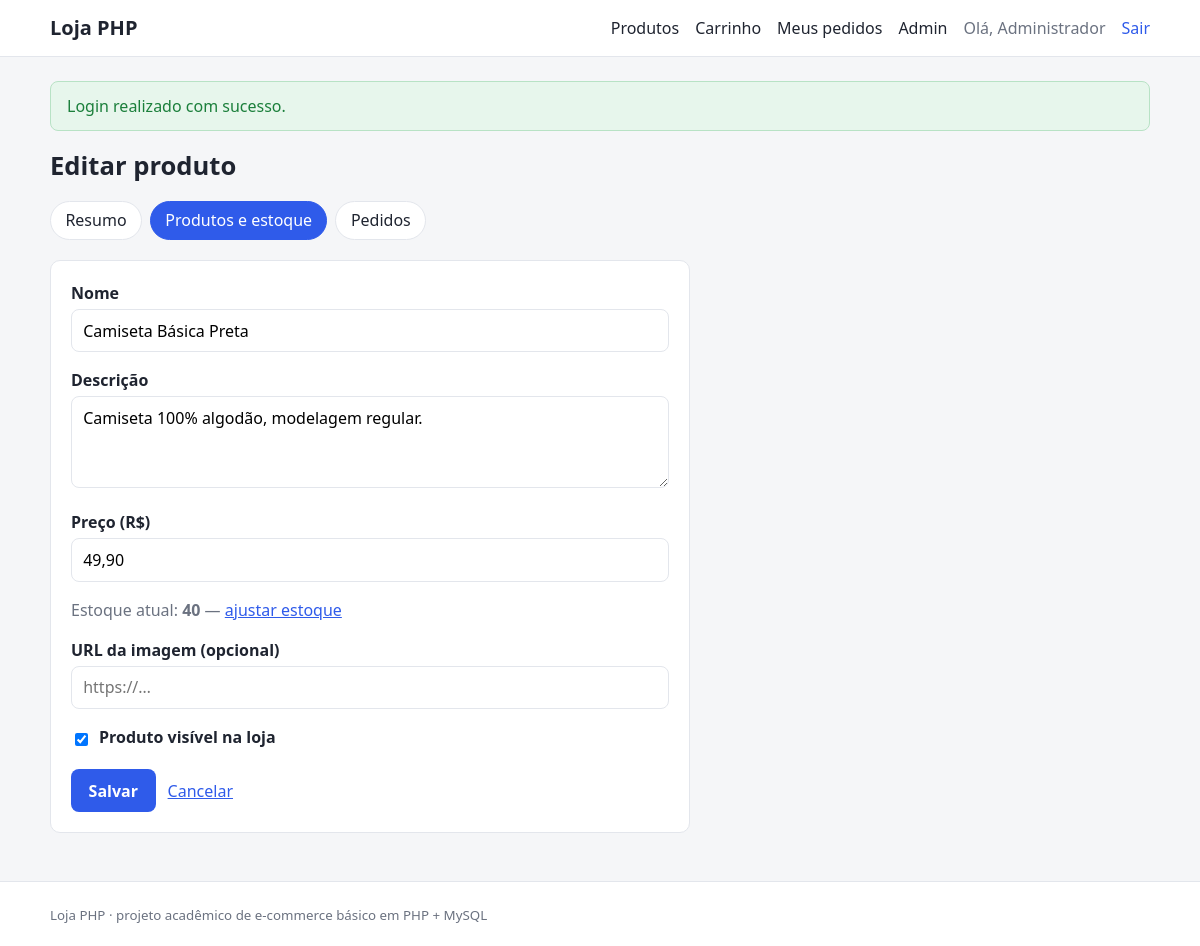
Page /admin/product_form.php?id=1 (signed in) on the committed database.
### tables this page shows
CREATE TABLE IF NOT EXISTS users (
    id            INT UNSIGNED NOT NULL AUTO_INCREMENT,
    name          VARCHAR(100) NOT NULL,
    email         VARCHAR(150) NOT NULL,
    password_hash VARCHAR(255) NOT NULL,
    role          ENUM('customer', 'admin') NOT NULL DEFAULT 'customer',
    created_at    TIMESTAMP NOT NULL DEFAULT CURRENT_TIMESTAMP,
    PRIMARY KEY (id),
    UNIQUE KEY uq_users_email (email)
);

CREATE TABLE IF NOT EXISTS products (
    id          INT UNSIGNED NOT NULL AUTO_INCREMENT,
    name        VARCHAR(150) NOT NULL,
    description TEXT NULL,
    price       DECIMAL(10,2) NOT NULL,
    stock       INT UNSIGNED NOT NULL DEFAULT 0,
    image_url   VARCHAR(255) NULL,
    active      TINYINT(1) NOT NULL DEFAULT 1,
    created_at  TIMESTAMP NOT NULL DEFAULT CURRENT_TIMESTAMP,
    updated_at  TIMESTAMP NOT NULL DEFAULT CURRENT_TIMESTAMP ON UPDATE CURRENT_TIMESTAMP,
    PRIMARY KEY (id),
    KEY idx_products_active (active),
    CONSTRAINT chk_products_price CHECK (price >= 0)
);

### src/db.php (called while the page is built, shortened)
<?php
function db(): PDO
{
    static $pdo = null;
    if ($pdo === null) {
        $c   = config('db');
        $dsn = sprintf(
            'mysql:host=%s;port=%s;dbname=%s;charset=%s',
            $c['host'],
            $c['port'],
            $c['name'],
            $c['charset']
        );
        $pdo = new PDO($dsn, $c['user'], $c['pass'], [
            PDO::ATTR_ERRMODE            => PDO::ERRMODE_EXCEPTION,
            PDO::ATTR_DEFAULT_FETCH_MODE => PDO::FETCH_ASSOC,
            PDO::ATTR_EMULATE_PREPARES   => false,
        ]);
    }
    return $pdo;
}

### src/auth.php (called while the page is built, shortened)
<?php
function current_user(): ?array
{
    static $user = false;
    if ($user === false) {
        $user = null;
        if (!empty($_SESSION['user_id'])) {
            $st = db()->prepare('SELECT id, name, email, role FROM users WHERE id = ?');
            $st->execute([(int) $_SESSION['user_id']]);
            $user = $st->fetch() ?: null;
        }
    }
    return $user;
}
function require_login(?string $returnTo = null): array
{
    $user = current_user();
    return $user;
}
function require_admin(): array
{
    $user = require_login();
    return $user;
}

### public/admin/product_form.php (the view, shortened to what this page needs)
<?php
$admin = require_admin();
$id      = input_int($_GET, 'id');
$product = null;
if ($id !== null) {
    $st = db()->prepare('SELECT * FROM products WHERE id = ?');
    $st->execute([$id]);
    $product = $st->fetch();
}
$values = [
    'name'        => $product['name'] ?? '',
    'description' => $product['description'] ?? '',
    'price'       => $product ? number_format((float) $product['price'], 2, ',', '') : '',
    'stock'       => '0',
    'image_url'   => $product['image_url'] ?? '',
    'active'      => $product ? (bool) $product['active'] : true,
];
$title = $product ? 'Editar produto' : 'Novo produto';
render_header($title);
?>
<h1><?= e($title) ?></h1>
<form method="post" class="card form form--wide" novalidate>
    <div class="field">
        <label for="name">Nome</label>
        <input type="text" id="name" name="name" value="<?= e($values['name']) ?>" required maxlength="150">
    </div>
    <div class="field">
        <label for="description">Descrição</label>
        <textarea id="description" name="description" rows="3" maxlength="2000"><?= e($values['description']) ?></textarea>
    </div>
    <div class="field">
        <label for="price">Preço (R$)</label>
        <input type="text" id="price" name="price" value="<?= e($values['price']) ?>" required inputmode="decimal" placeholder="49,90">
    </div>
    <?php if ($product === null): ?>
        <div class="field">
            <label for="stock">Estoque inicial</label>
            <input type="number" id="stock" name="stock" value="<?= e($values['stock']) ?>" min="0" max="1000000" required>
        </div>
    <?php else: ?>
        <p class="muted">
            Estoque atual: <strong><?= (int) $product['stock'] ?></strong> —
            <a href="<?= e(url('/admin/stock.php?id=' . (int) $product['id'])) ?>">ajustar estoque</a>
        </p>
    <?php endif; ?>
    <div class="field">
        <label for="image_url">URL da imagem (opcional)</label>
        <input type="url" id="image_url" name="image_url" value="<?= e($values['image_url']) ?>" maxlength="255" placeholder="https://…">
    </div>
    <div class="field checkbox">
        <input type="checkbox" id="active" name="active" value="1" <?= $values['active'] ? 'checked' : '' ?>>
        <label for="active">Produto visível na loja</label>
    </div>
    <div class="actions">
        <button type="submit" class="btn">Salvar</button>
        <a href="<?= e(url('/admin/products.php')) ?>">Cancelar</a>
    </div>
</form>

### src/views/header.php (shortened to what this page needs)
<?php
$user      = current_user();
$cartCount = $user ? cart_count((int) $user['id']) : 0;
?>
<!doctype html>
<html lang="pt-BR">
<head>
    <link rel="stylesheet" href="<?= e(url('/assets/style.css')) ?>">
</head>
<body>
<header class="topbar">
    <div class="container topbar__inner">
        <a class="brand" href="<?= e(url('/')) ?>"><?= e(app_name()) ?></a>
        <nav class="nav" aria-label="Principal">
            <a href="<?= e(url('/')) ?>">Produtos</a>
            <?php if ($user): ?>
                <a href="<?= e(url('/cart.php')) ?>">Carrinho<?php if ($cartCount > 0): ?> <span class="pill"><?= $cartCount ?></span><?php endif; ?></a>
                <a href="<?= e(url('/orders.php')) ?>">Meus pedidos</a>
                <?php if ($user['role'] === 'admin'): ?>
                    <a href="<?= e(url('/admin/')) ?>">Admin</a>
                <?php endif; ?>
                <span class="nav__user">Olá, <?= e(explode(' ', $user['name'])[0]) ?></span>
                <form method="post" action="<?= e(url('/logout.php')) ?>" class="inline">
                    <button type="submit" class="link-button">Sair</button>
                </form>
            <?php else: ?>
                <a href="<?= e(url('/login.php')) ?>">Entrar</a>
                <a class="btn btn--small" href="<?= e(url('/register.php')) ?>">Criar conta</a>
            <?php endif; ?>
        </nav>
    </div>
</header>
<main class="container">
    <?php foreach (pull_flash() as $f): ?>
        <div class="alert alert--<?= e($f['type']) ?>" role="status"><?= e($f['message']) ?></div>
    <?php endforeach; ?>

### public/assets/style.css (style rules this page uses)
:root { --bg: #f5f6f8; --surface: #ffffff; --text: #1f2430; --muted: #6b7280; --border: #e3e6ec; --primary: #2f5bea; --primary-dark: #2448c4; --danger: #c62828; --success: #1b7f3b; --warning: #9a6700; --radius: 10px; }
* { box-sizing: border-box; }
body { margin: 0; min-height: 100vh; display: flex; flex-direction: column; background: var(--bg); color: var(--text); font: 16px/1.5 system-ui, -apple-system, "Segoe UI", Roboto, sans-serif; }
main { flex: 1; padding-top: 1.5rem; padding-bottom: 3rem; }
a { color: var(--primary); }
h1 { font-size: 1.6rem; margin: 0 0 1rem; }
.container { width: min(1100px, 100% - 2rem); margin-inline: auto; }
.topbar { background: var(--surface); border-bottom: 1px solid var(--border); }
.topbar__inner { display: flex; align-items: center; justify-content: space-between; gap: 1rem; padding: .8rem 0; flex-wrap: wrap; }
.brand { font-weight: 700; font-size: 1.25rem; text-decoration: none; color: var(--text); }
.nav { display: flex; align-items: center; gap: 1rem; flex-wrap: wrap; }
.nav a { text-decoration: none; color: var(--text); }
.nav__user { color: var(--muted); }
.inline { display: inline; margin: 0; }
.btn, button.btn { display: inline-block; padding: .6rem 1.1rem; border: 0; border-radius: 8px; background: var(--primary); color: #fff; font: inherit; font-weight: 600; text-decoration: none; cursor: pointer; }
.link-button { background: none; border: 0; padding: 0; font: inherit; color: var(--primary); cursor: pointer; }
.alert { padding: .75rem 1rem; border-radius: 8px; margin-bottom: 1rem; border: 1px solid transparent; }
.alert--success { background: #e7f6ec; border-color: #b8e2c5; color: var(--success); }
.card { background: var(--surface); border: 1px solid var(--border); border-radius: var(--radius); padding: 1.25rem; }
.form { max-width: 440px; }
.form--wide { max-width: 640px; }
.field { margin-bottom: 1rem; }
.field label { display: block; font-weight: 600; margin-bottom: .25rem; }
input[type=text], input[type=email], input[type=password], input[type=number], input[type=url], input[type=search], textarea, select { width: 100%; padding: .55rem .7rem; border: 1px solid var(--border); border-radius: 8px; font: inherit; background: #fff; }
.checkbox { display: flex; align-items: center; gap: .5rem; }
.checkbox input { width: auto; }
.actions { display: flex; gap: .75rem; align-items: center; flex-wrap: wrap; }
.muted { color: var(--muted); }

### rows in the picture
users: name "Administrador"
products: name "Camiseta Básica Preta", description "Camiseta 100% algodão, modelagem regular.", stock "40", active "☑"

### other values in the picture
app_name() "Loja PHP"
$f['message'] "Login realizado com sucesso."
$title "Editar produto"
$label "Resumo"
$label "Produtos e estoque"
$label "Pedidos"
